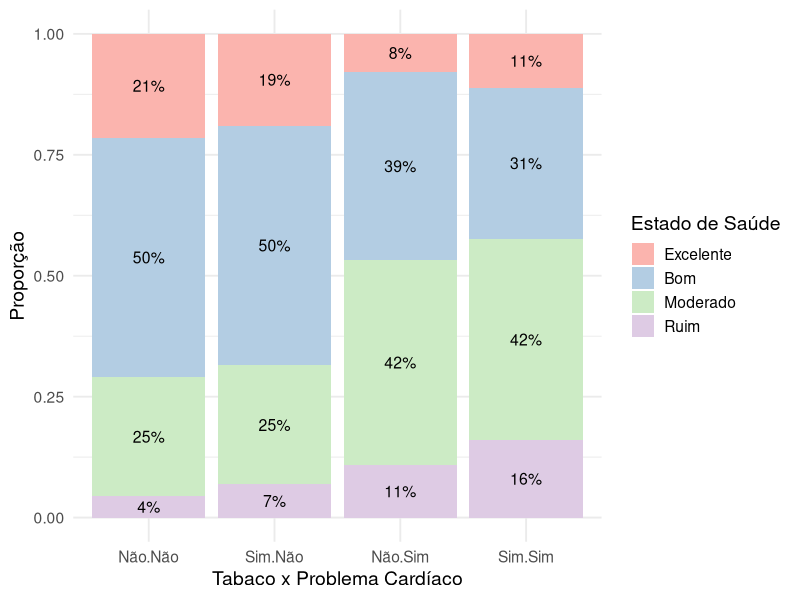

R code for this plot:
## ---- chunk 1
library(tidyverse)
library(VGAM)
library(MASS)
library(kableExtra)
library(knitr)
library(scales)  # para percent_format
library(ggtext)  # para formatação se quiser melhorar labels (opcional)

## ---- chunk 2





dados <- tribble(
  ~tabaco, ~cardiaco, ~Excelente, ~Bom, ~Moderado, ~Ruim,
  "Sim",   "Sim",         27,     76,     101,      39,
  "Sim",   "Não",        402,    1050,    522,     145,
  "Não",   "Sim",         83,    406,     442,     114,
  "Não",   "Não",       1959,   4521,    2243,     405
)

# Transformar em formato longo
dados_long <- dados |>
  pivot_longer(cols = Excelente:Ruim, names_to = "estado_saude", values_to = "freq") |>
  mutate(
    tabaco = factor(tabaco),
    cardiaco = factor(cardiaco),
    estado_saude = factor(estado_saude, levels = c("Excelente", "Bom", "Moderado", "Ruim"), ordered = TRUE)
  )


# Calcular proporções por grupo
dados_prob <- dados_long |>
  group_by(tabaco, cardiaco) |>
  mutate(proporcao = freq / sum(freq))
attach(dados_prob)

## ---- chunk 3
dados1 <- dados |> 
  mutate(Total=rowSums(dados[,c(3:6)]))


dados1 |> 
  kbl() |> 
  kable_classic(full_width = F, html_font = "Cambria")




## ---- chunk 4

# Gráfico de barras empilhadas

# ggplot(dados_prob, aes(x = interaction(tabaco, cardiaco), y = proporcao, fill = estado_saude)) +
#   geom_col() +
#   labs(x = "Tabaco x Problema Cardíaco", y = "Proporção", fill = "Estado de Saúde") +
#   theme_minimal()


## ---- chunk 5

# Gráfico com valores e cores em tons pastel
ggplot(dados_prob, aes(x = interaction(tabaco, cardiaco), y = proporcao, fill = estado_saude)) +
  geom_col() +
  geom_text(aes(label = scales::percent(proporcao, accuracy = 1)),
            position = position_stack(vjust = 0.5), size = 4, color = "black") +
  scale_fill_brewer(palette = "Pastel1") +
  labs(x = "Tabaco x Problema Cardíaco", y = "Proporção", fill = "Estado de Saúde") +
  theme_minimal(base_size = 14)
## ---- chunk 6
# Modelo chances não proporcionais
mcnp <- vglm(cbind(Excelente,Bom,Moderado,Ruim) ~ tabaco,
             cumulative(parallel=FALSE,reverse=FALSE), dados)

# Modelo de chances proporcionais
mcp <- vglm(cbind(Excelente,Bom,Moderado,Ruim) ~ tabaco,
            cumulative(parallel=TRUE,reverse=FALSE), dados) 

round(coef(mcnp, matrix = TRUE), digits = 3)
round(coef(mcp, matrix = TRUE), digits = 3)

# Comparação dos modelos
TRV <- 2*(logLik(mcnp) - logLik(mcp))
gl <- length(coef(mcnp)) - length(coef(mcp))
p <- 1-pchisq(TRV,gl)
cbind(TRV, gl, p)

lrtest(mcnp, mcp)

## ---- chunk 7
# Modelos com somente CARDIACO

# Modelo chances não proporcionais
mcnp <- vglm(cbind(Excelente,Bom,Moderado,Ruim) ~ cardiaco,
             cumulative(parallel=FALSE,reverse=FALSE), dados)

# Modelo de chances proporcionais
mcp <- vglm(cbind(Excelente,Bom,Moderado,Ruim) ~ cardiaco,
            cumulative(parallel=TRUE,reverse=FALSE), dados) 

coef(mcnp, matrix = TRUE)
coef(mcp, matrix = TRUE)

# Comparação dos modelos
TRV <- 2*(logLik(mcnp) - logLik(mcp))
gl <- length(coef(mcnp)) - length(coef(mcp))
p <- 1-pchisq(TRV,gl)
cbind(TRV, gl, p)

lrtest(mcnp, mcp)
